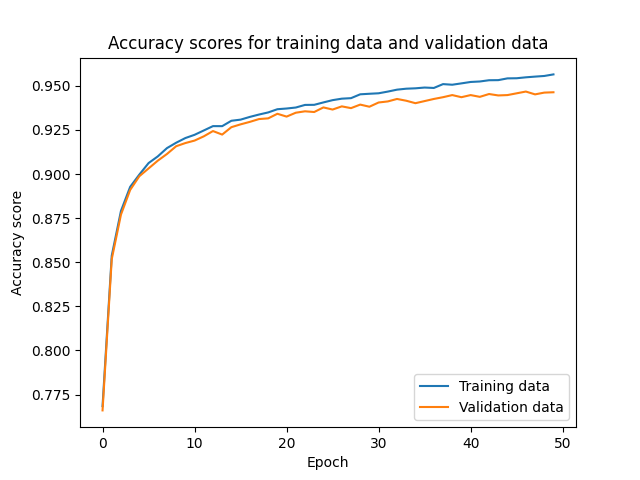

This figure's Python source:
import numpy as np
import time
import emnist
from sklearn.datasets import fetch_openml
import matplotlib.pyplot as plt
from sklearn.model_selection import train_test_split
from sklearn.metrics import confusion_matrix, accuracy_score
from numba import jit

#sigmoid activation function
#the same activation function is used for the hidden and output layers
#one can preferably use softmax for the output and relu for hidden
def activation(z):
    return 1./(1. +np.exp(-z))


def int_to_onehot(y, num_labels):
    target=np.zeros((y.shape[0], num_labels))
    y=y.astype(int)
    for i, val in enumerate(y):
        target[i,val]=1
    return target


def shuffle_time(X,y):
    r=np.random.permutation(len(y))
    return X[r], y[r]


def mini_batches_gen(X, y, size):
    X, y = shuffle_time(X,y)    #shuffle the dataset
    
    if(len(y)%size!=0):
        size=size-(len(y)%size!=0)
    for i in range(0,len(y),size):
        mini_batch_x=X[i:i+size, :]
        mini_batch_y=y[i:i+size]
        yield mini_batch_x, mini_batch_y


def compute_mse_and_acc(nnet, X, y, num_labels=10, minibatch_size=100):
    mse, correct_pred, num_examples = 0., 0, 0
    minibatch_gen = mini_batches_gen(X, y, minibatch_size)
        
    for i, (features, targets) in enumerate(minibatch_gen):

        _, probas = nnet.forward(features)
        predicted_labels = np.argmax(probas, axis=1)
        
        onehot_targets = int_to_onehot(targets, num_labels=num_labels)
        loss = np.mean((onehot_targets - probas)**2)
        correct_pred += (predicted_labels == targets).sum()
        
        num_examples += targets.shape[0]
        mse += loss

    mse = mse/(i+1)
    acc = correct_pred/num_examples
    return mse, acc



def training(model, X_train, y_train, X_valid, y_valid, epochs=100, mini_batch_size=100, eta=0.1):
    accs=[]
    accs_val=[]
    mses=[]  
    for i in range(epochs):
        #a_h, a_out= model.forward(X_train)
        mini_batches=mini_batches_gen(X_train,y_train,mini_batch_size)
        for X_train_mini, y_train_mini in mini_batches:
            #every iteration gives a different mini-batch for gradient descent
            a_hid, a_out =model.forward(X_train_mini)

            #computing the gradients 
            d_loss_d_w_out, d_loss_d_b_out, d_loss_d_w_h, d_loss_d_b_h = model.backward(X_train_mini, y_train_mini, a_hid, a_out)

            #updating weights and biases 
            model.w_out += -eta * d_loss_d_w_out
            model.w_hid += -eta * d_loss_d_w_h
            model.b_out += -eta * d_loss_d_b_out
            model.b_h += -eta * d_loss_d_b_h 
        #print(f"Accuracy score, epoch {i}: {accuracy_score(y_true, predictions)}")
        
        mse, acc=compute_mse_and_acc(model, X_train, y_train)
        mse, acc = mse.item(), acc.item()
        mse_val, acc_val=compute_mse_and_acc(model, X_valid, y_valid)
        mse_val, acc_val = mse_val.item(), acc_val.item()
        print(f"Epoch: {i+1:03d}/{epochs:03d}")
        print(f"Train MSE: {mse:.2f} | Train Acc: {acc*100:.2f}% | Valid Acc: {acc_val*100:.2f}%\n")
        accs.append(acc)
        accs_val.append(acc_val)
        mses.append(mse)

            
    return mse, accs, accs_val


#test
def testing(model, X_test, y_test):
    #a_hid, a_out =model.forward(X_test)
    k, acc=compute_mse_and_acc(model, X_test, y_test)
    print(f"Test set accuracy: {100*acc:.2f}%")
    return acc


class NeuralNetMLP:
    def __init__ (self, num_features, num_hidden, num_classes, random_seed=123):
        super().__init__()

        self.num_classes=num_classes

        #bias and weight are separate, one can insert a column in w_hid/out=np.insert(w_hid/out,0,bias,axis=1)
        #hidden layer weights initialization
        rng=np.random.RandomState(random_seed)
        self.w_hid=rng.normal(loc=0.0, scale=0.1, size=(num_hidden, num_features)).astype(np.float32)
        
        self.b_h=np.zeros(num_hidden).astype(np.float32)


        #output layer weights initialization
        
        self.w_out=rng.normal(loc=0.0, scale=0.1, size=(num_classes, num_hidden)).astype(np.float32)

        self.b_out=np.zeros(num_classes).astype(np.float32)

    
    def forward(self, X):
        #hidden layer
        dots_h=(np.dot(X, self.w_hid.T)+self.b_h).astype(np.float32)
        hid_output=activation(dots_h)

        #output layer
        dots_out=(np.dot(hid_output, self.w_out.T)+self.b_out).astype(np.float32)
        out_output=activation(dots_out)

        return hid_output, out_output

    #it is possible to swich to sgd/adam implementation
    #this method will work with mini-batches gradient descent for optimization
    #min of the MSE as loss function instead of cross-entropy
    def backward(self, X , y_label , hid_output, out_output):
        #one hot encoding nxp
        y_target=int_to_onehot(y_label, self.num_classes)
        #chain-rule for gradient descent
        d_loss_d_a_out= 2.*(out_output-y_target)/y_label.shape[0]
        d_a_out_d_z_out=out_output*(1.-out_output) #sigmoid derivative
        delta_out= d_loss_d_a_out*d_a_out_d_z_out
        d_z_out_d_w_out=hid_output
        d_loss_d_w_out=np.dot(delta_out.T, d_z_out_d_w_out)
        d_loss_d_b_out=np.sum(delta_out, axis=0)
        #hidden layer
        d_z_out_a_h=self.w_out
        d_loss_a_h=np.dot(delta_out, d_z_out_a_h)
        d_a_h_d_z_h=hid_output*(1.-hid_output)
        d_z_h_d_w_h=X
        d_loss_d_w_h=np.dot((d_loss_a_h*d_a_h_d_z_h).T,d_z_h_d_w_h)
        d_loss_d_b_h = np.sum((d_loss_a_h * d_a_h_d_z_h), axis=0)

        return d_loss_d_w_out, d_loss_d_b_out, d_loss_d_w_h, d_loss_d_b_h



    

def mlp_main(X_train, y_train, X_valid, y_valid, X_test, y_test, num_hidden, eta):
    start_time = time.perf_counter()
    '''
    #-------------emnist lib------------
    images, labels = emnist.extract_training_samples('digits')
    X_train = images.reshape(images.shape[0], 784)
    y_train = labels.reshape(-1, 1)

    images_test, labels_test = emnist.extract_test_samples('digits')
    X_test = images_test.reshape(images_test.shape[0], 784)
    y_test = labels_test.reshape(-1, 1)
    
    #SCALING
    #scale=np.float32(np.max(X_train))
    scale=255
    X_train =X_train/scale
    X_test=X_test/scale
    
    #STANDARDIZATION
    #pixel by pixel std
    X_train=(X_train-.5)*2
    X_test=(X_test-.5)*2


    X_valid=X_train[:22000,:]
    y_valid=y_train[:22000]

    X_train=X_train[22000:,:]
    y_train=y_train[22000:]
    '''
    X_valid=X_valid.astype(np.float32)
    X_train=X_train.astype(np.float32)
    X_test=X_test.astype(np.float32)
    y_train = y_train.ravel()  # Or labels.reshape(-1)
    y_test = y_test.ravel()
    y_valid=y_valid.ravel()
    '''
    #mnist dataset
    X, y = fetch_openml('mnist_784', version=1, return_X_y=True)
    X = X.values
    y = y.astype(int).values

    X = ((X / 255.) - .5) * 2
    X_temp, X_test, y_temp, y_test = train_test_split(X, y, test_size=10000, random_state=123, stratify=y)
    X_train, X_valid, y_train, y_valid = train_test_split(X_temp, y_temp, test_size=1./11, random_state=123, stratify=y_temp)
    '''

    
    # optional to free up some memory by deleting non-used arrays:
    #del X_temp, y_temp, X, y
    num_features=X_train.shape[1]
    #scikit learn -> 10 hidden
    #mnist -> 50 hidden
    #emnist -> 100 hidden
    model=NeuralNetMLP(num_features, num_hidden, num_classes=10)

    
    #training
    mse, accs, accs_val=training(model, X_train, y_train, X_valid, y_valid, eta=eta)
    train_time=time.perf_counter()
    print(f"Training + data loading time : {train_time - start_time:.6f} seconds")
    #testing
    acc_test=testing(model, X_test, y_test)
    end_time = time.perf_counter()
    print(f"Testing time : {end_time - train_time:.6f} seconds")
    plt.plot(range(len(accs)), accs, label="Training data")
    plt.plot(range(len(accs_val)), accs_val, label="Validation data")
    plt.title("Accuracy scores for training data and validation data")
    plt.ylabel("Accuracy score")
    plt.xlabel("Epoch")
    plt.legend(loc="lower right")
    plt.show()
    

if __name__=="__main__":
    print("hello")

        
